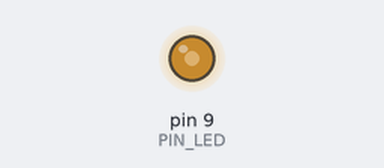
Recording of a sketch running on a simulated Arduino Uno, built with avr-gcc and run on an emulated ATmega328P. Shown: output pins drawn as LEDs (lit = HIGH).

Above: at 0.05 s.
At 3.45 s:
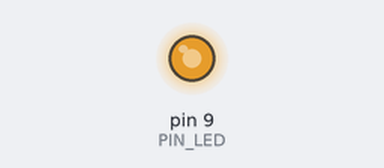
At 5.7 s:
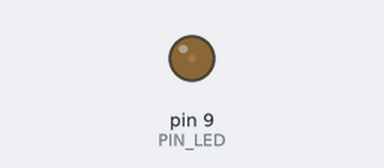
At 7.95 s:
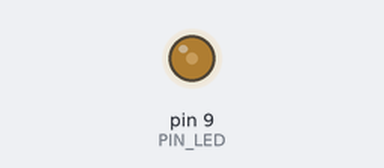
Timing chart, 0 to 11.0 s (numbered marks = the images above):
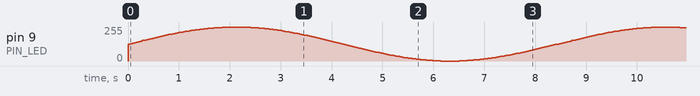

The sketch:

LAB03_Breathing.ino
```cpp
#include <math.h>

const int PIN_LED = 9;
float angulo = 0.0;

void setup() {
  pinMode(PIN_LED, OUTPUT);
}

void loop() {
  float seno = (sin(angulo) + 1.0) / 2.0;   // 0.0 a 1.0
  int brillo = (int)(seno * 255);           // 0 a 255

  analogWrite(PIN_LED, brillo);

  angulo += 0.03;
  if (angulo > 2 * PI) {
    angulo = 0;
  }

  delay(40);
}
```
